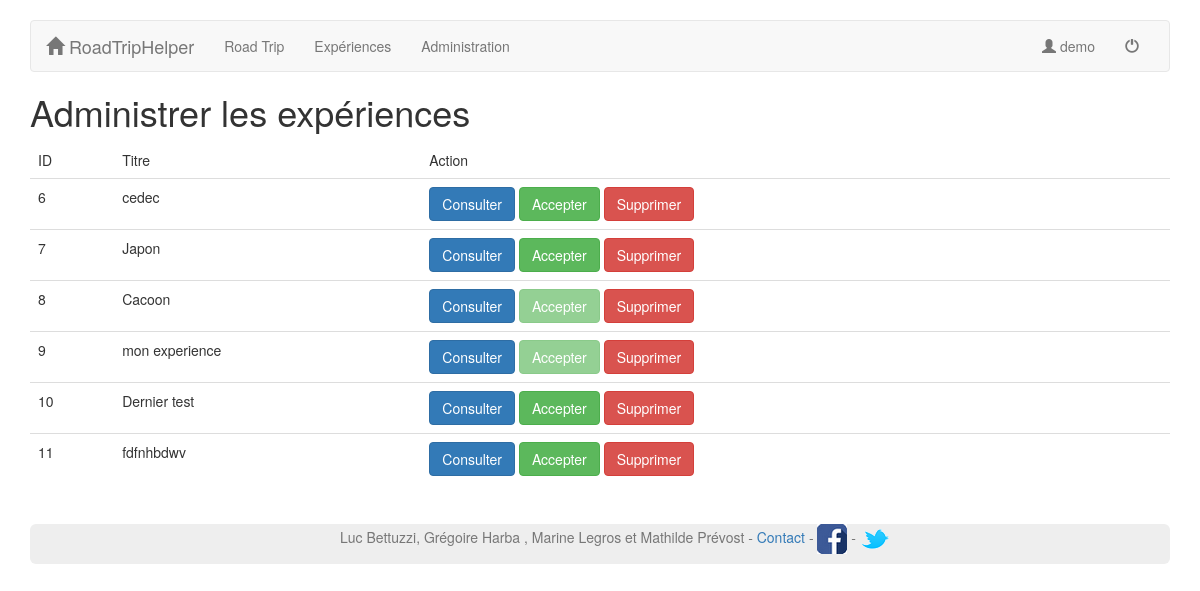
/roadTripHelper/public/index.php?p=admin.post.index (signed in), run on the app's committed database.
### tables this page shows
CREATE TABLE `user` (
  `id` int(11) NOT NULL,
  `username` varchar(255) DEFAULT NULL,
  `password` varchar(255) DEFAULT NULL,
  `name` varchar(255) DEFAULT NULL,
  `lastname` varchar(255) DEFAULT NULL,
  `email` varchar(255) DEFAULT NULL,
  `isAdmin` tinyint(4) NOT NULL DEFAULT '0'
);

CREATE TABLE `experience` (
  `id` int(11) NOT NULL,
  `id_user` int(11) DEFAULT NULL,
  `titre` varchar(100) DEFAULT NULL,
  `description` text,
  `nb_likes` int(11) DEFAULT NULL,
  `plus` text,
  `moins` text,
  `accepte` tinyint(1) DEFAULT NULL,
  `date_debut` date NOT NULL,
  `date_fin` date NOT NULL
);

### roadTripHelper/core/Controller/Controller.php (called while the page is built, shortened)
<?php
class Controller{
	protected $viewPath;
	protected $template;
	protected function render($view, $variables = []){
		extract($variables);
		require ($this->viewPath . str_replace('.', '/', $view).'.php');
		$content = ob_get_clean();
		require($this->viewPath . 'templates/' .$this->template . '.php');
	}
}

### roadTripHelper/public/index.php (called while the page is built, shortened)
<?php
require ROOT . '/app/App.php';
if(isset($_GET['p'])){
	$page = $_GET['p'];
}else{
	$page = 'post.index';
}
	$page = explode('.', $page);
	if($page[0] == 'admin')
	{
		$action = $page[2];
	}else
	{
		$controller = '\App\Controller\\' . ucfirst($page[0]) . 'Controller';
		$action = $page[1];
	}
	$controller = new $controller();
	$controller->$action();
?>

### roadTripHelper/core/Table/Table.php (called while the page is built, shortened)
<?php
class Table{
	protected $table;
	protected $db;
	public function __construct(Database $db)
	{
		$this->db = $db;
	}
	public function all(){
		return $this->query('SELECT * FROM '. $this->table);
	}
	public function query($statement,$attributes = null, $one = false){
		if($attributes){
			return $this->db->prepare(
					$statement,
					$attributes,
					str_replace('Table', 'Entity', get_class($this)),
					$one);
		}else{
			return $this->db->query(
					$statement,
					str_replace('Table', 'Entity', get_class($this)),
					$one);
		}
	}
}

### roadTripHelper/core/Database/MysqlDatabase.php (called while the page is built, shortened)
<?php
class MysqlDatabase extends Database{
	private function getPDO(){
		$pdo = new PDO('mysql:dbname=roadtriphelper;host=localhost;charset=utf8','root','');
		$pdo->setAttribute(PDO::ATTR_ERRMODE, PDO::ERRMODE_EXCEPTION);
		return $pdo;
	}
	public function query($statement,$class_name = null, $one = false){
		$req = $this->getPDO()->query($statement);
		if($class_name === null)
		{
			$req->setFetchMode(PDO::FETCH_OBJ);
		}else{
			$req->setFetchMode(PDO::FETCH_CLASS,$class_name);
		}
		if($one)
		{
			$datas = $req->fetch();
		}
		else{
			$datas = $req->fetchAll();
		}
		return $datas;
	}
	public function prepare($statement, $attributes, $class_name = null,$one = false)
	{
		$req = $this->getPDO()->prepare($statement);
		$res = $req->execute($attributes);
		if($class_name === null)
		{
			$req->setFetchMode(PDO::FETCH_OBJ);
		}else{
			$req->setFetchMode(PDO::FETCH_CLASS,$class_name);
		}
		if($one)
		{
			$datas = $req->fetch();
		}
		else{
			$datas = $req->fetchAll();
		}
		return $datas;
	}
}

### roadTripHelper/app/Autoloader.php (called while the page is built, shortened)
<?php
class Autoloader{
	static function autoload($class)
	{
		if (strpos($class,__NAMESPACE__ . '\\') === 0)
		{
			$class = str_replace(__NAMESPACE__ . '\\', '',$class);
			$class = str_replace('\\','/',$class);
		}
	}
}

### roadTripHelper/core/Autoloader.php (called while the page is built, shortened)
<?php
class Autoloader{
	static function autoload($class)
	{
		if (strpos($class,__NAMESPACE__ . '\\') ===0)
		{
			$class = str_replace(__NAMESPACE__ . '\\', '',$class);
			$class = str_replace('\\','/',$class);
		}
	}
}

### roadTripHelper/app/App.php (called while the page is built, shortened)
<?php
class App{
	private static $_instance;
	private $db_instance;
	public static function getInstance()
	{
		if(is_null(self::$_instance)){ self::$_instance = new App(); }
		return self::$_instance;
	}
	public static function load(){
		require ROOT . '/app/Autoloader.php';
		require ROOT.'/core/Autoloader.php';
	}
	public function getTable($name)
	{
		return new $class_name($this->getDb());
	}
	public function getDb(){
		$config = Config::getInstance(ROOT . '/config/config.php');
		if (is_null($this->db_instance)){
			return new MysqlDatabase($config->get('db_name'),$config->get('db_user'),$config->get('db_pass'),$config->get('db_host'));
		}
		return $this->db_instance;
	}
	public static function getUsername(){
		$usersController = new $class_name();
		return $usersController->getUsername();
	}
}

### roadTripHelper/core/Config.php (called while the page is built, shortened)
<?php
class Config {
	private $settings = [];
	private static $_instance;
	public static function getInstance($file)
	{
		if(is_null(self::$_instance)){ self::$_instance = new Config($file); }
		return self::$_instance;
	}
	public function __construct($file){
		$this->settings = require($file);
	}
	public function get($key){
		return $this->settings[$key];
	}
}

### roadTripHelper/config/config.php (called while the page is built)
<?php
return array(
		"db_user" => "root",
		"db_pass" => "root",
		"db_host" => "localhost",
		"db_name" => "blog"
);

### roadTripHelper/app/Table/UserTable.php (called while the page is built, shortened)
<?php
class UserTable extends Table{
	public function logged(){  return isset($_SESSION['auth']);  }
	public function getUserId(){
		if($this->logged()){
			return $_SESSION['auth'];
		}
		return false;
	}
	public function getUsername(){
			$userId = $this->getUserId();
			if($userId != false && $userId>0){
				$user = $this->query('SELECT *
						FROM user
						WHERE id = ?',[$userId], null, true);
				return $user[0]->username;
			}
				return false;
	}
}

### roadTripHelper/app/Controller/UsersController.php (called while the page is built, shortened)
<?php
class UsersController extends AppController{
	public function getUsername(){
		$userName = $this->User->getUsername();
		if($userName != false){
			return $userName;
		} else {
			return 'Login';
		}
	}
}

### roadTripHelper/app/Views/admin/post/index.php (the view, shortened to what this page needs)
<h1>Administrer les expériences</h1>
<table class="table">
	<thead>
	<tr>
		<td>ID</td>
		<td>Titre</td>
		<td>Action</td>
	</tr>
	</thead>
	<tbody>
	<?php foreach ($experiences as $experience):?>
	<tr>
		<td><?= $experience->id?></td>
		<td><?= $experience->titre?></td>
		<td>
			<a class = "btn btn-primary" href="?p=post.show&id=<?= $experience->id;?>">Consulter</a>
			<?php if(!$experience->accepte): ?>
			<form action = "?p=admin.post.accepter" method = "post" style= "display : inline;">
				<button type= "submit" class ="btn btn-success">Accepter</button>
			</form>
			<?php endif?>
			<?php if($experience->accepte): ?>
			<form action = "?p=admin.post.accepter" method = "post" style= "display : inline;">
				<button type= "submit" class ="btn btn-success disabled">Accepter</button>
			</form>
			<?php endif?>
			<form action = "?p=admin.post.delete" method = "post" style= "display : inline;">
				<button type= "submit" class ="btn btn-danger">Supprimer</button>
			</form>
		</td>
	</tr>
	<?php endforeach?>
	</tbody>
</table>

### roadTripHelper/app/Controller/Admin/PostController.php (shortened to what this page needs)
<?php
class PostController extends AppController{
	public function index(){
		if ($_SESSION["admin"] == 1)
		{
			$experiences = $this->Experience->all();
			$this->render('admin.post.index', compact('experiences'));
		}
		else
			header('Location: index.php');
	}
}

### roadTripHelper/app/Views/templates/default.php (shortened to what this page needs)
<!DOCTYPE html>
<html lang="en">
	<head>
		<link rel="stylesheet" href="https://maxcdn.bootstrapcdn.com/bootstrap/3.3.6/css/bootstrap.min.css">
		<link rel="stylesheet" type="text/css" href="css/style.css">
	</head>
	<body>
		<div class="container">
			<nav class="navbar navbar-default">
				<div class="container-fluid">
			  		<div class="navbar-header">
			            <a class="navbar-brand" href="index.php"><span class="glyphicon glyphicon-home" aria-hidden="true"></span> RoadTripHelper</a>
			        </div>
			    	<div id="navbar" class="navbar-collapse collapse">
			            <ul class="nav navbar-nav">
			    			<li><a href="index.php?p=post.roadTrip">Road Trip</a></li>
			    			<li><a href="index.php?p=post.experiences">Expériences</a></li>
			    			<?php if (isset($_SESSION["admin"]) && $_SESSION["admin"] == 1)  echo("
			    				<li><a href='index.php?p=admin.post.index'>Administration</a></li>");
			    				?>
						</ul>
						<ul class="nav navbar-nav navbar-right">
			              	<li><a href="index.php?p=users.login"><span class="glyphicon glyphicon-user" aria-hidden="true"></span> <?=App::getUsername()?></a></li>
							<?php if(App::getUsername()!="Login") { echo("<li><a href='index.php?p=users.logout'><span class='glyphicon glyphicon-off' aria-hidden='true'></span></a></li>"); }?>
			            </ul>
			  		</div>
				</div>
			</nav>
				<?= $content;  ?>
		</div><br />
		<div class="container">
			<footer class="footer footerFonce" >
	      		<div class="container" >
	        		<p class="text-muted text-center">Luc Bettuzzi, Grégoire Harba , Marine Legros et Mathilde Prévost - <a href="mailto:roadtriphelper2@gmail.com">Contact</a>
	        		- <a href="#"><img class="icone" src="img/facebook.png" alt="facebook" /></a> - <a href="#"><img class="icone" src="img/twitter.png" alt="twitter" /></a></p>
	      		</div>
	    	</footer>
    	</div>
	</body>
</html>

### roadTripHelper/public/css/style.css (style rules this page uses)
body { padding-top: 20px; }
.footerFonce { background-color: #eee; border-color: #e7e7e7; border-radius: 6px; }

### data on the page
user: username "demo"
experience: id "6", titre "cedec"
experience: id "7", titre "Japon"
experience: id "8", titre "Cacoon"
experience: id "9", titre "mon experience"
experience: id "10", titre "Dernier test"
experience: id "11", titre "fdfnhbdwv"
